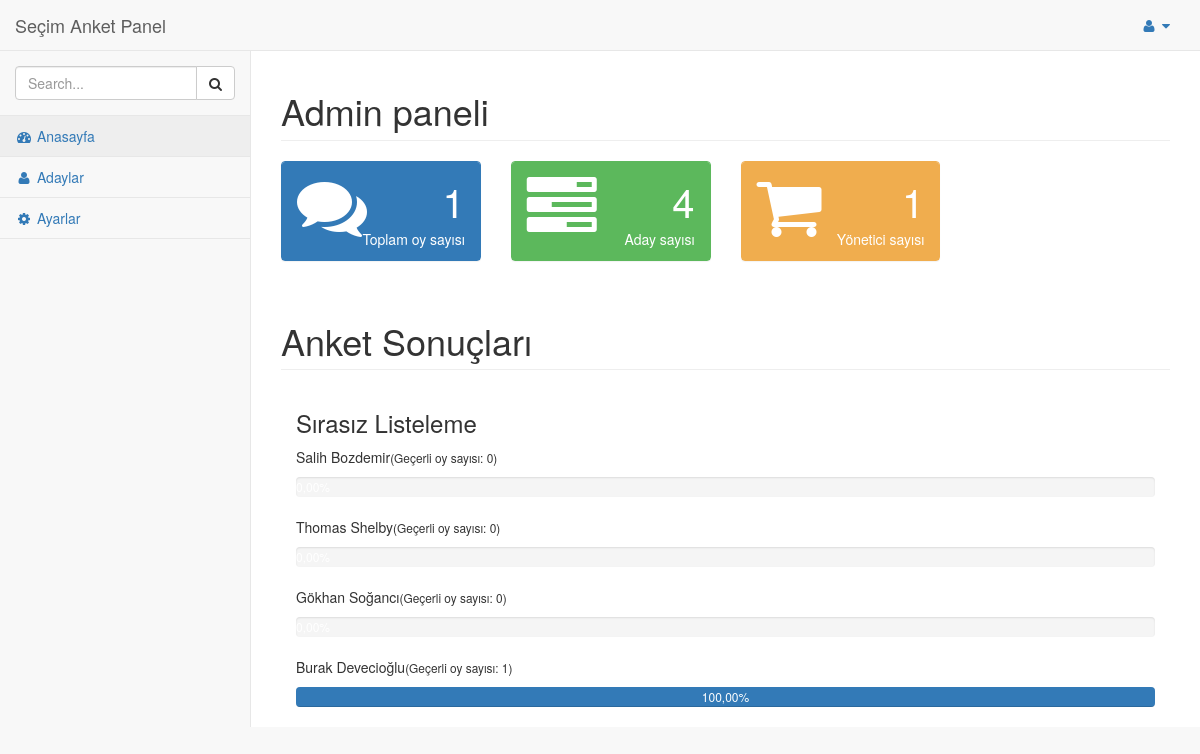
The app's page /admin/pages/index.php (signed in) with its own data.
### tables this page shows
CREATE TABLE `aday` (
  `aday_id` int(11) NOT NULL,
  `aday_adsoyad` varchar(50) NOT NULL,
  `aday_resimyol` varchar(250) NOT NULL,
  `aday_sira` int(2) DEFAULT '0'
);

### admin/pages/index.php (the view, shortened to what this page needs)
<?php require_once 'header.php'; ?>
<div id="page-wrapper">
    <div class="row">
        <div class="col-lg-12">
            <h1 class="page-header">Admin paneli </h1>
        </div>
    </div>
    <div class="row">
        <div class="col-lg-3 col-md-6">
            <div class="panel panel-primary">
                <div class="panel-heading">
                    <div class="row">
                        <div class="col-xs-3">
                            <i class="fa fa-comments fa-5x"></i>
                        </div>
                        <div class="col-xs-9 text-right">
                            <div class="huge">
                                <?php
                                $oysor = $db->prepare("SELECT * FROM oy");
                                $oysor->execute();
                                echo $oysor->rowCount();
                                ?>
                            </div>
                            <div>Toplam oy sayısı</div>
                        </div>
                    </div>
                </div>
            </div>
        </div>
        <div class="col-lg-3 col-md-6">
            <div class="panel panel-green">
                <div class="panel-heading">
                    <div class="row">
                        <div class="col-xs-3">
                            <i class="fa fa-tasks fa-5x"></i>
                        </div>
                        <div class="col-xs-9 text-right">
                            <div class="huge">
                                <?php
                                $adaysor = $db->prepare("SELECT * FROM aday");
                                $adaysor->execute();
                                echo $adaysor->rowCount();
                                ?>
                            </div>
                            <div>Aday sayısı</div>
                        </div>
                    </div>
                </div>
            </div>
        </div>
        <div class="col-lg-3 col-md-6">
            <div class="panel panel-yellow">
                <div class="panel-heading">
                    <div class="row">
                        <div class="col-xs-3">
                            <i class="fa fa-shopping-cart fa-5x"></i>
                        </div>
                        <div class="col-xs-9 text-right">
                            <div class="huge">
                                <?php
                                $kullanicisor = $db->prepare("SELECT * FROM kullanici");
                                $kullanicisor->execute();
                                echo $kullanicisor->rowCount();
                                ?>
                            </div>
                            <div>Yönetici sayısı</div>
                        </div>
                    </div>
                </div>
            </div>
        </div>
    </div>
    <div class="row">
        <div class="col-lg-12">
            <h1 class="page-header">Anket Sonuçları</h1>
            <div class="col-md-12">
                <h3>Sırasız Listeleme</h3>
                <?php
                $oysor = $db->prepare("SELECT * FROM oy");
                $oysor->execute();
                $toplamoy = $oysor->rowCount();
                $adaysor = $db->prepare("SELECT * FROM aday  ORDER BY aday_sira ASC");
                $adaysor->execute();
                while ($adaycek = $adaysor->fetch(PDO::FETCH_ASSOC))
                {
                    $oysor = $db->prepare("SELECT * FROM oy WHERE aday_id=:id");
                    $oysor->execute(array(
                        'id' => $adaycek['aday_id']
                    ));
                    $adayoy = $oysor->rowCount();
                    ?>
                    <p><?php echo $adaycek['aday_adsoyad'] ?><small>(Geçerli oy sayısı: <?php echo $adayoy ?>)</small></p>
                    <div class="progress">
                        <div class="progress-bar" role="progressbar" style="width: <?php echo ($adayoy * 100) / $toplamoy; ?>%;" aria-valuenow="25" aria-valuemin="0" aria-valuemax="100"><?php echo number_format(($adayoy * 100) / $toplamoy, 2, ",", ".") ?>%</div>
                    </div>
                <?php } ?>
            </div>
        </div>
    </div>
</div>
</div>
<?php require_once 'footer.php'; ?>

### records on screen
aday: aday_adsoyad "Salih Bozdemir", adayoy "0"
aday: aday_adsoyad "Thomas Shelby", adayoy "0"
aday: aday_adsoyad "Gökhan Soğancı", adayoy "0"
aday: aday_adsoyad "Burak Devecioğlu", adayoy "1", toplamoy "100,00"

### other values on screen
$oysor->rowCount() "1"
$adaysor->rowCount() "4"
$kullanicisor->rowCount() "1"
